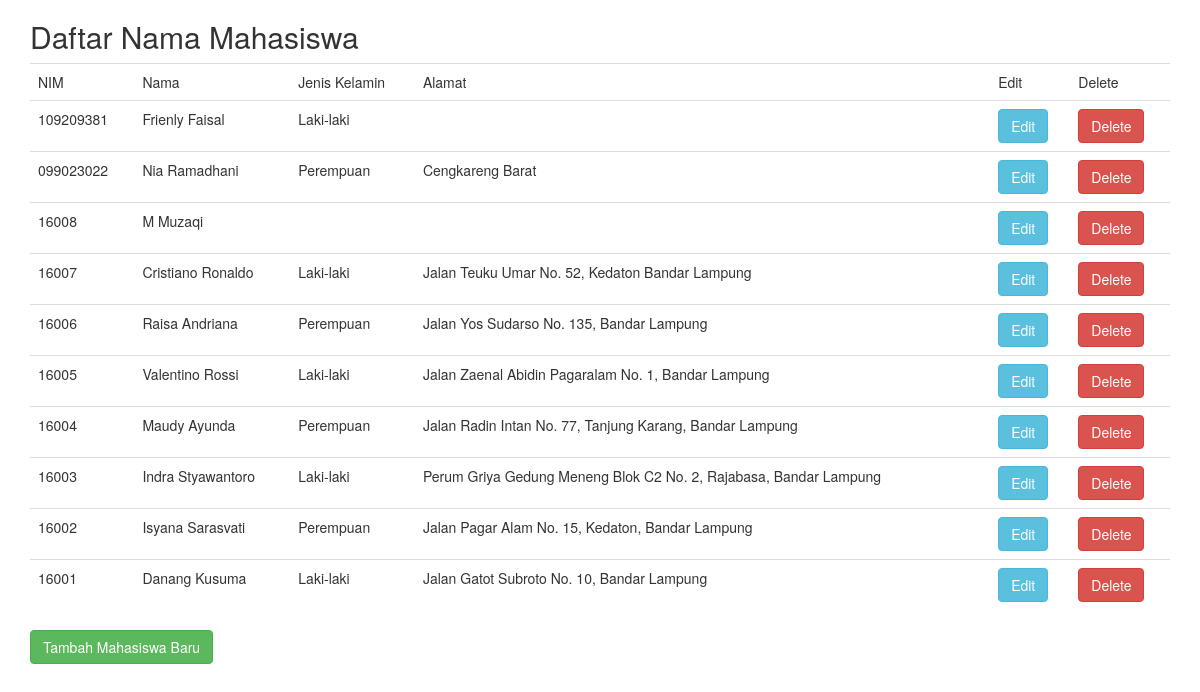
Page /list.php on the committed database.
### tables this page shows
CREATE TABLE `mahasiswa` (
  `id` int(11) NOT NULL,
  `nim` varchar(20) NOT NULL,
  `nama` varchar(30) NOT NULL,
  `tempat_lahir` varchar(30) NOT NULL,
  `tanggal_lahir` date NOT NULL,
  `jenis_kelamin` enum('Laki-laki','Perempuan') NOT NULL,
  `agama` varchar(20) NOT NULL,
  `alamat` varchar(100) NOT NULL,
  `no_telepon` varchar(12) NOT NULL
);

### library.php (called while the page is built, shortened)
<?php
	class Library{
		public function __construct(){
			$this->db = new PDO('mysql:host=localhost;dbname=crud_oop','root','');
		}
		public function showmahasiswa(){
			$sql = "SELECT * FROM mahasiswa order by id desc";
			$query = $this->db->query($sql);
			return $query;
		}
	}
?>

### list.php (the view, shortened to what this page needs)
<!DOCTYPE html>
<html lang="en">
	<head>
		<link rel="stylesheet" href="https://maxcdn.bootstrapcdn.com/bootstrap/3.3.7/css/bootstrap.min.css">
	</head>
	<body>
		<div class="container">
			<h2>Daftar Nama Mahasiswa</h2>
			<table class="table">
				<tr>
					<td>NIM</td>
					<td>Nama</td>
					<td>Jenis Kelamin</td>
					<td>Alamat</td>
					<td>Edit</td>
					<td>Delete</td>
				</tr>
				<?php
				require("library.php");
				$Lib = new Library();
				$show = $Lib->showmahasiswa();
				while($data = $show->fetch(PDO::FETCH_OBJ)){
				echo "
				<tr>
					<td>$data->nim</td>
					<td>$data->nama</td>
					<td>$data->jenis_kelamin</td>
					<td>$data->alamat</td>
					<td><a class='btn btn-info' href='edit.php?id=$data->id'>Edit</td>
					<td><a class='btn btn-danger' href='list.php?delete=$data->nim'>Delete</a></td>
				</tr>";
				};
				?>
			</table>
			<a href="index.php" class="btn btn-success">Tambah Mahasiswa Baru</a>
		</div>
	</body>
</html>

### rows in the picture
mahasiswa: nim "109209381", nama "Frienly Faisal", jenis_kelamin "Laki-laki"
mahasiswa: nim "099023022", nama "Nia Ramadhani", jenis_kelamin "Perempuan", alamat "Cengkareng Barat"
mahasiswa: nim "16008", nama "M Muzaqi"
mahasiswa: nim "16007", nama "Cristiano Ronaldo", jenis_kelamin "Laki-laki", alamat "Jalan Teuku Umar No. 52, Kedaton Bandar Lampung"
mahasiswa: nim "16006", nama "Raisa Andriana", jenis_kelamin "Perempuan", alamat "Jalan Yos Sudarso No. 135, Bandar Lampung"
mahasiswa: nim "16005", nama "Valentino Rossi", jenis_kelamin "Laki-laki", alamat "Jalan Zaenal Abidin Pagaralam No. 1, Bandar Lampung"
mahasiswa: nim "16004", nama "Maudy Ayunda", jenis_kelamin "Perempuan", alamat "Jalan Radin Intan No. 77, Tanjung Karang, Bandar Lampung"
mahasiswa: nim "16003", nama "Indra Styawantoro", jenis_kelamin "Laki-laki", alamat "Perum Griya Gedung Meneng Blok C2 No. 2, Rajabasa, Bandar Lampung"
mahasiswa: nim "16002", nama "Isyana Sarasvati", jenis_kelamin "Perempuan", alamat "Jalan Pagar Alam No. 15, Kedaton, Bandar Lampung"
mahasiswa: nim "16001", nama "Danang Kusuma", jenis_kelamin "Laki-laki", alamat "Jalan Gatot Subroto No. 10, Bandar Lampung"
